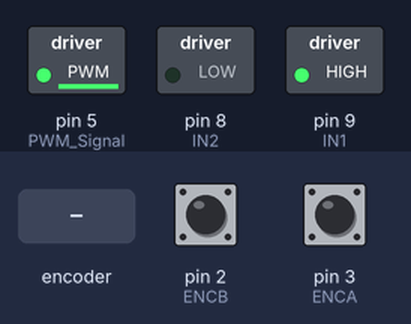
A sketch run on a simulated Arduino Uno, built with avr-gcc and run on an emulated ATmega328P. Shown: switched loads named in the sketch (green lamp = pin HIGH). Inputs (shaded band) come from the test bench; at power-on: pin 2 (ENCB) HIGH, pin 3 (ENCA) HIGH. What the sketch prints to the serial monitor is not drawn.

Above: at 1.2 s.
1.3 s: rotary encoder on pin 3 (ENCA) / pin 2 (ENCB) turned 2 steps (second pin leading)
Timing chart, 0 to 4.3 s (numbered marks = the images above; inputs shaded):
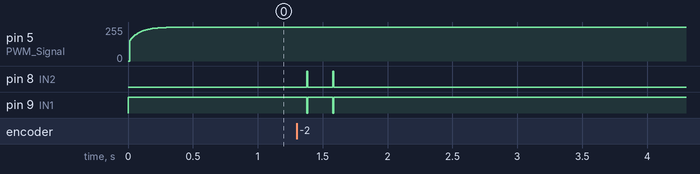

The sketch:

Task12.4.ino
```cpp
#define ENCA 3
#define ENCB 2
#define PWM_Signal 5
#define IN2 8
#define IN1 9

int pos = 0;
long prevT = 0;
float eprev = 0;
float eintegral = 0;
float smoothedPwr = 0;  // New variable for the smoothed power
float alpha = 0.1;

void setup() {
  Serial.begin(9600);
  pinMode(ENCA, INPUT);
  pinMode(ENCB, INPUT);
  attachInterrupt(digitalPinToInterrupt(ENCA), readEncoder, RISING);
  pinMode(PWM_Signal, OUTPUT);
  pinMode(IN1, OUTPUT);
  pinMode(IN2, OUTPUT);
  Serial.println("target pos");
}

void loop() {
  int target = 2000;
  float kp = 1;
  float kd = 0.25;
  float ki = 0.05;

  long currT = micros();
  float deltaT = ((float)(currT - prevT)) / (1.0e8);
  prevT = currT;

  int e = target - pos;
  float dedt = (e - eprev) / deltaT;
  eintegral = eintegral + e * deltaT;

  float u = kp * e + kd * dedt + ki * eintegral;
  float pwr = fabs(u);

  if (pwr > 255) {
    pwr = 255;
  }

  // Apply Exponential Smoothing Filter
  smoothedPwr = alpha * pwr + (1 - alpha) * smoothedPwr;

  int dir = 1;
  if (u < 0) {
    dir = -1;
  }

  setMotor(dir, smoothedPwr, PWM_Signal, IN1, IN2);

  eprev = e;

  Serial.print(target);
  Serial.print(" ");
  Serial.print(pos);
  Serial.println();
}

void setMotor(int dir, int pwmVal, int pwm, int in1, int in2) {
  analogWrite(pwm, pwmVal);
  if (dir == 1) {
    digitalWrite(in1, HIGH);
    digitalWrite(in2, LOW);
  } else if (dir == -1) {
    digitalWrite(in1, LOW);
    digitalWrite(in2, HIGH);
  } else {
    digitalWrite(in1, LOW);
    digitalWrite(in2, LOW);
  }
}

void readEncoder() {
  int b = digitalRead(ENCB);
  if (b > 0) {
    pos++;
  } else {
    pos--;
  }
}
```

Measured:
- after the input at 1.3 s, pin 8 (IN2): alternates HIGH for 0.01 s and LOW for 0.19 s, 4 changes in all, then stays LOW, starting after 0.08 s; pin 9 (IN1): alternates HIGH for 0.19 s and LOW for 0.01 s, 4 changes in all, then stays HIGH, starting after 0.08 s
